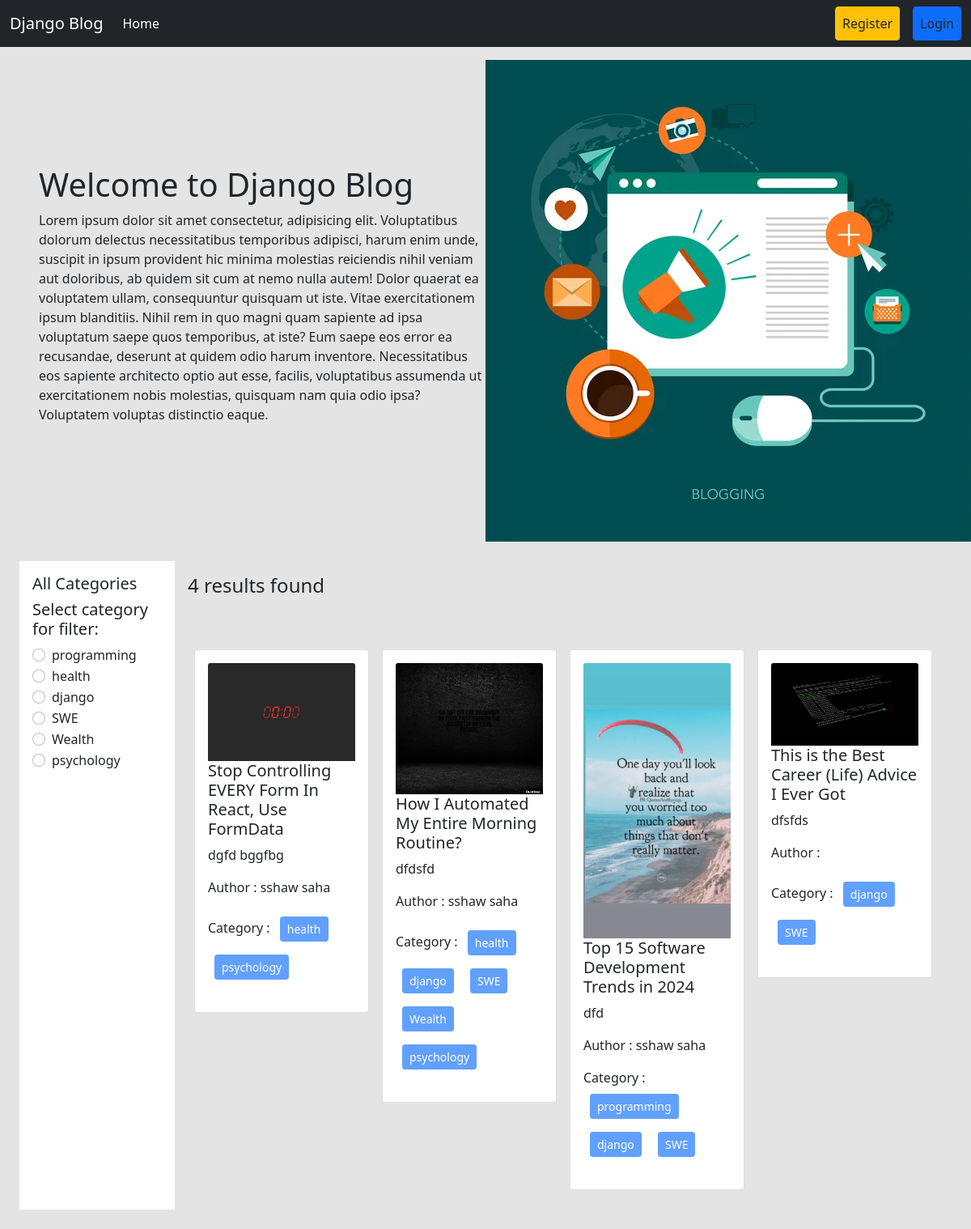
The page / on the database its author committed.
### categories/models.py (models this page shows, shortened)
class Category(models.Model):
    name = models.CharField(max_length=100)
    slug = models.SlugField(max_length=100,unique=True, null=True, blank=True)

### posts/models.py (models this page shows, shortened)
class Post(models.Model):
    title = models.CharField(max_length=50)
    content = models.TextField()
    category = models.ManyToManyField(Category) # ekta post multiple categorir moddhe thakte pare abar ekta categorir moddhe multiple post thakte pare
    author = models.ForeignKey(User, on_delete=models.CASCADE)
    image = models.ImageField(upload_to='posts/media/uploads/')

### blog_project/views.py (the view)
# urls.py: 2. Add a URL to urlpatterns:  path('', views.home, name='home')
def home(request, category_slug = None):
    data = Post.objects.all()
    if category_slug is not None:
        category = Category.objects.get(slug = category_slug)
        data = Post.objects.filter(category  = category)
    categories = Category.objects.all()
    return render(request, 'home.html', {'data' : data, 'category' : categories})

### templates/home.html
{% extends 'base.html' %}
{% load static %}
{% block content %}
<div class="d-flex flex-wrap px-5 pt-3 align-items-center">
  <div class="col-6">
    <h1>Welcome to Django Blog</h1>
    <p>Lorem ipsum dolor sit amet consectetur, adipisicing elit. Voluptatibus dolorum delectus necessitatibus temporibus adipisci, harum enim unde, suscipit in ipsum provident hic minima molestias reiciendis nihil veniam aut doloribus, ab quidem sit cum at nemo nulla autem! Dolor quaerat ea voluptatem ullam, consequuntur quisquam ut iste. Vitae exercitationem ipsum blanditiis. Nihil rem in quo magni quam sapiente ad ipsa voluptatum saepe quos temporibus, at iste? Eum saepe eos error ea recusandae, deserunt at quidem odio harum inventore. Necessitatibus eos sapiente architecto optio aut esse, facilis, voluptatibus assumenda ut exercitationem nobis molestias, quisquam nam quia odio ipsa? Voluptatem voluptas distinctio eaque.</p>
  </div>
  <div class="col-6">
<img src="{% static 'header.jpg' %}" />
  </div>
</div>
<div class="d-flex flex-wrap p-4">
  <div class="col-2 bg-white p-3" >
    <h5>All Categories</h5>
    <h5>Select category for filter:</h5>
    {% for cat in category %}
    <div class="form-check">
      <input
        class="form-check-input"
        type="radio"
        name="category"
        id="{{cat.id}}"
      />
      <label class="form-check-label" for="{{cat.id}}">
        <a href="{% url 'category_wise_post' cat.slug %}" class="text-decoration-none text-dark" >{{cat.name}}</a>
      </label>
    </div>
    {% endfor %}
  </div>
  <div class="col-10 p-3">
    <h4>{{data | length}} results found</h4>
    <div class="d-flex flex-wrap pt-5">
      {% for post in data %}
      <div class="col-sm-3">
        <div class="card m-2">
          <div class="card-body">
            <img src="{{post.image.url}}" class="card-img-top" alt="...">
            <h5 class="card-title"><a href="{% url 'detail_post' post.id %}" class="text-decoration-none text-dark">{{post.title}}</a></h5>
            <p class="card-text">{{post.content |truncatewords:10}}</p>
            <p>Author : {{post.author.first_name}} {{post.author.last_name}}</p>
            <p>
              Category : {% for cat in post.category.all %}
              <button class="btn btn-primary btn-sm m-2" disabled>
                {{cat.name}}
              </button>
              {% endfor %}
            </p>
          </div>
        </div>
      </div>
      {% endfor %}
    </div>
  </div>
</div>
{% endblock %}

### templates/base.html (shortened to what this page needs)
<!DOCTYPE html>
<html lang="en">
  <head>
    <link
      href="https://cdn.jsdelivr.net/npm/bootstrap@5.0.2/dist/css/bootstrap.min.css"
      rel="stylesheet"
    />
  </head>
  <body style="background-color : #e4e4e4">
    <nav class="navbar navbar-expand-lg navbar-dark bg-dark">
      <div class="container-fluid">
        <a class="navbar-brand" href="{% url 'homepage' %}">Django Blog</a>
        <div class="collapse navbar-collapse" id="navbarSupportedContent">
          <ul class="navbar-nav me-auto mb-2 mb-lg-0">
            <li class="nav-item">
              <a
                class="nav-link active"
                aria-current="page"
                href="{% url 'homepage' %}"
                >Home</a
              >
            </li>
          </ul>
          <div class="d-flex">
            <ul class="navbar-nav me-auto mb-2 mb-lg-0">
              {% if request.user.is_authenticated %}
              <li class="nav-item mx-3">
                <a
                  class="nav-link btn btn-warning text-dark"
                  href="{% url 'profile' %}"
                  >Profile</a
                >
              </li>
              <li class="nav-item mx-3">
                <a
                  class="nav-link btn btn-danger text-dark"
                  href="{% url 'user_logout' %}"
                  >Logout</a
                >
              </li>
              {% else %}
              <li class="nav-item mx-3">
                <a
                  class="nav-link btn btn-warning text-dark"
                  href="{% url 'register' %}"
                  >Register</a
                >
              </li>
              <li class="nav-item">
                <a
                  class="nav-link btn btn-primary text-dark"
                  href="{% url 'user_login' %}"
                  >Login</a
                >
              </li>
              {% endif %}
            </ul>
          </div>
        </div>
      </div>
    </nav>
    {% block content %} {% endblock %}
  </body>
</html>

### rows shown on the page
Category: name "programming"
Category: name "health"
Category: name "django"
Category: name "SWE"
Category: name "Wealth"
Category: name "psychology"
Post: image (picture), title "Stop Controlling EVERY Form In React, Use FormData", content "dgfd bggfbg", author.first_name "sshaw", author.last_name "saha"
Post: image (picture), title "How I Automated My Entire Morning Routine?", content "dfdsfd", author.first_name "sshaw", author.last_name "saha"
Post: image (picture), title "Top 15 Software Development Trends in 2024", content "dfd", author.first_name "sshaw", author.last_name "saha"
Post: image (picture), title "This is the Best Career (Life) Advice I Ever Got", content "dfsfds"

### other values the page prints
{{ data | length }} "4"
